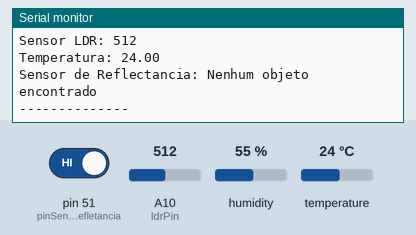
Bench run of a sketch on a simulated Arduino Mega 2560, built with avr-gcc and run on an emulated ATmega2560. Parts: the last lines printed to the serial monitor. The test bench sets the inputs (shaded band); at power-on: A10 (ldrPin) = 512, pin 51 (pinSensorRefletancia) HIGH, humidity 55 %, temperature 24 °C.

Above: at 5.9 s.
6.0 s: A10 (ldrPin) set to 992
At 6.09 s:
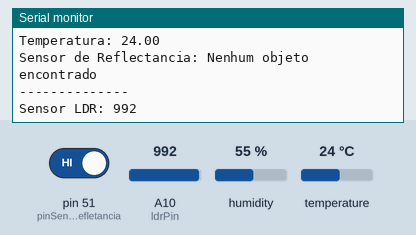
9.0 s: A10 (ldrPin) set to 1017
At 9.06 s:
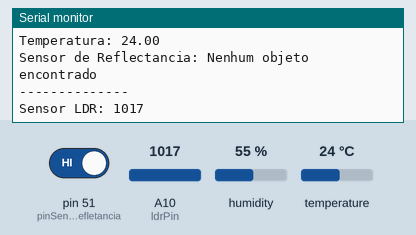
Timing chart, 0 to 12.0 s (numbered marks = the images above; inputs shaded):
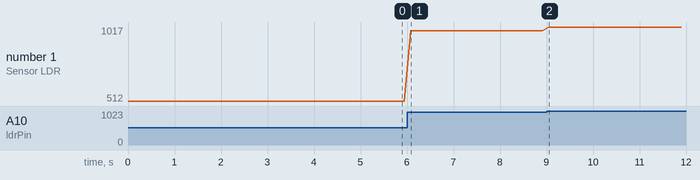

The sketch:

Envia_Dados_Dos_Sensores_XBEE.ino
```cpp
#include <dht.h>   //biblioteca do sensor de umidade e temperatura

#define temp_pin 53 //pino de sinal do dht11 ligado no digital 5
#define pinSensorRefletancia 51 //PINO DIGITAL UTILIZADO PELO MÓDULO
#define ldrPin A10 //LDR no pino analígico A10

dht   my_dht;   //objeto para o sensor
int ldrValor = 0; //Valor lido do LDR
float    temperatura = 0x00,   //armazena a temperatura em float
       umidade     = 0x00;   //armazena a umidade em float

void setup(){
  pinMode(pinSensorRefletancia, INPUT); //DEFINE O PINO COMO ENTRADA
  Serial.begin (9600); //INICIALIZA A SERIAL
}

void loop(){
  String reflec = "Nenhum objeto encontrado\n";
  ldrValor = analogRead(ldrPin);
  String ldr = String(ldrValor);

  if(digitalRead(pinSensorRefletancia) == LOW){ //SE LEITURA DO PINO FOR IGUAL A LOW, FAZ
    reflec = "Objeto Encontrado\n";
  }

  my_dht.read22(temp_pin);
  temperatura = my_dht.temperature;
  //umidade     = my_dht.humidity;

  String temp = String(temperatura);

  Serial.print("Sensor LDR: " + ldr + "\nTemperatura: " + temp + "\nSensor de Reflectancia: " + reflec + "--------------\n");// envia informacoes pro outro XBEE
  delay(100);

}
```

Measured:
- after the input at 6.0 s, the serial monitor: prints a new line after 0.08 s (image 1)
- after the input at 9.0 s, the serial monitor: prints a new line after 0.05 s (image 2)
- plotted number 1: 512 → 992 after the input at 6.0 s, 992 → 1017 after the input at 9.0 s
